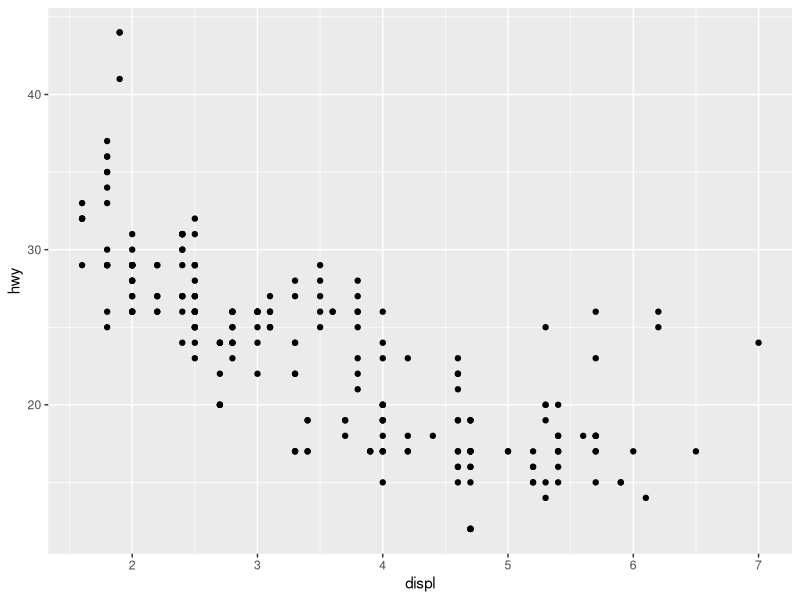
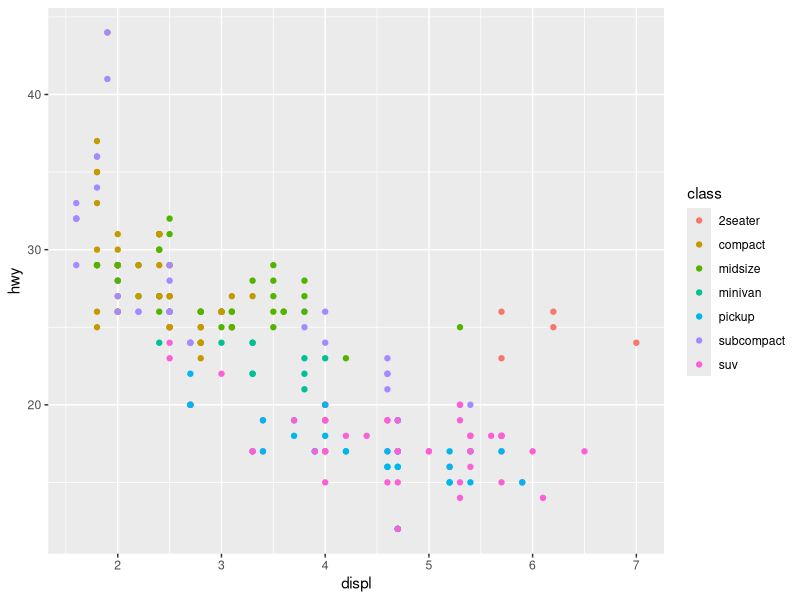
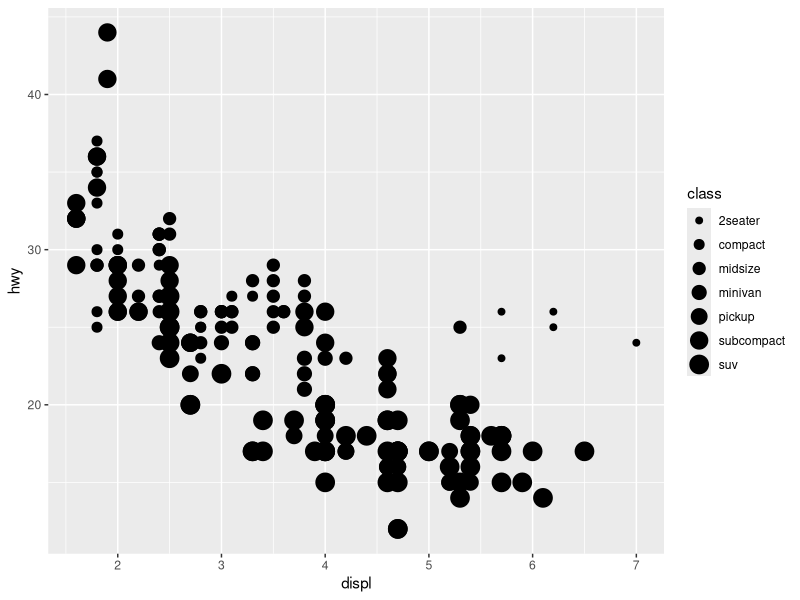
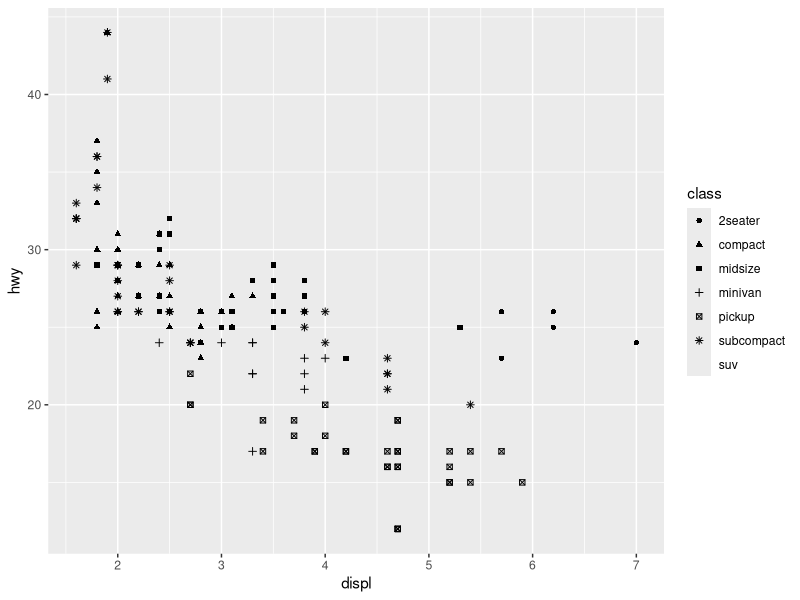
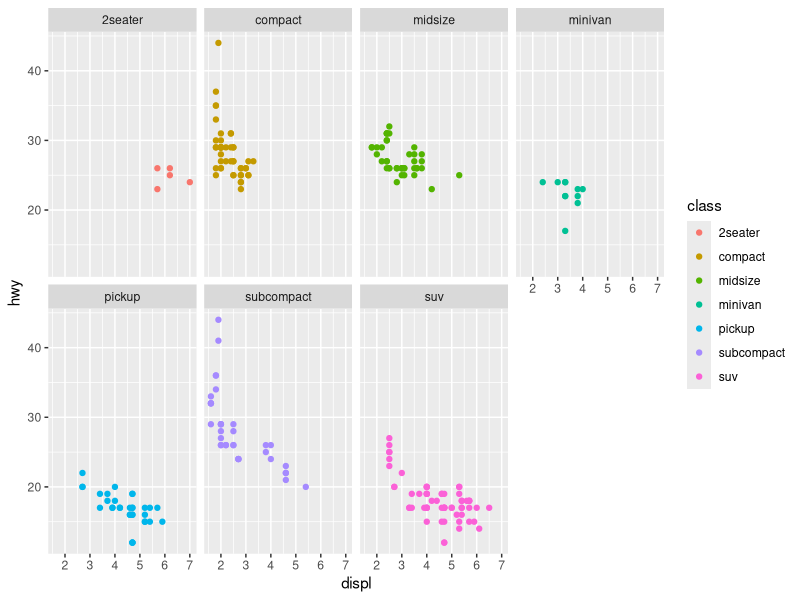
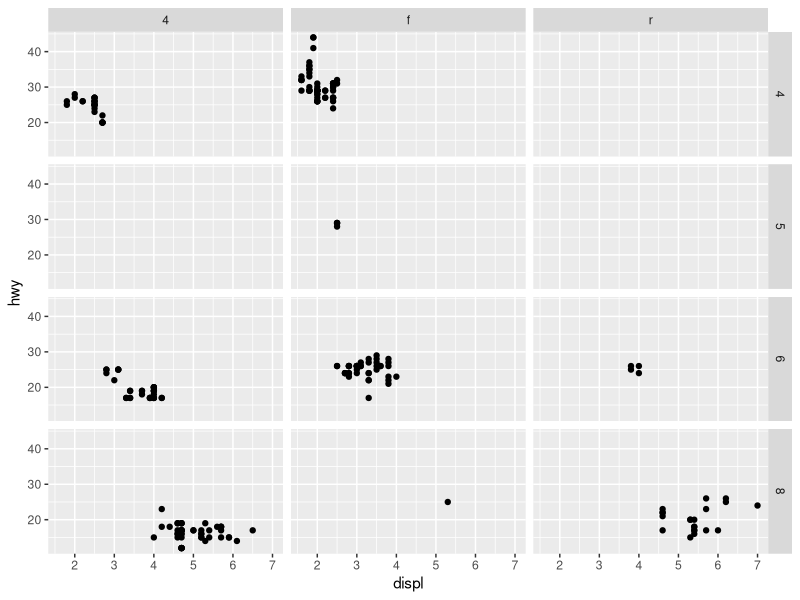
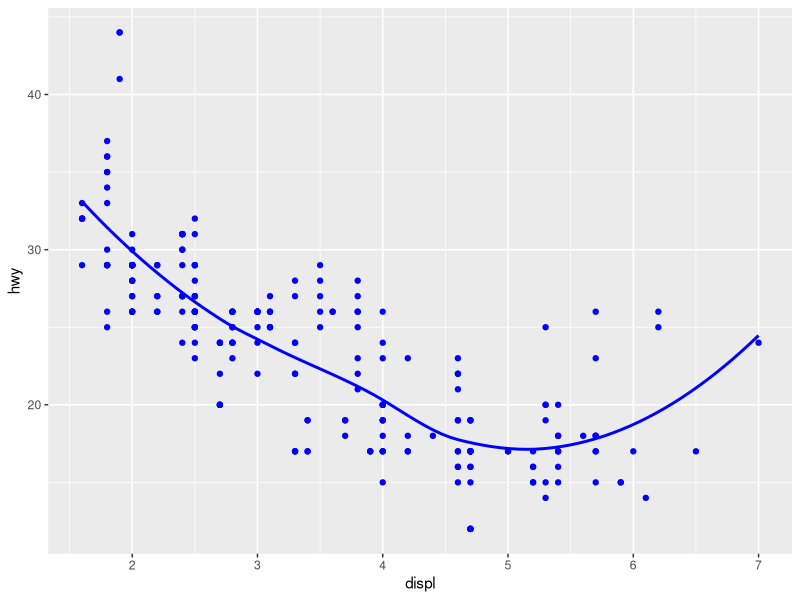
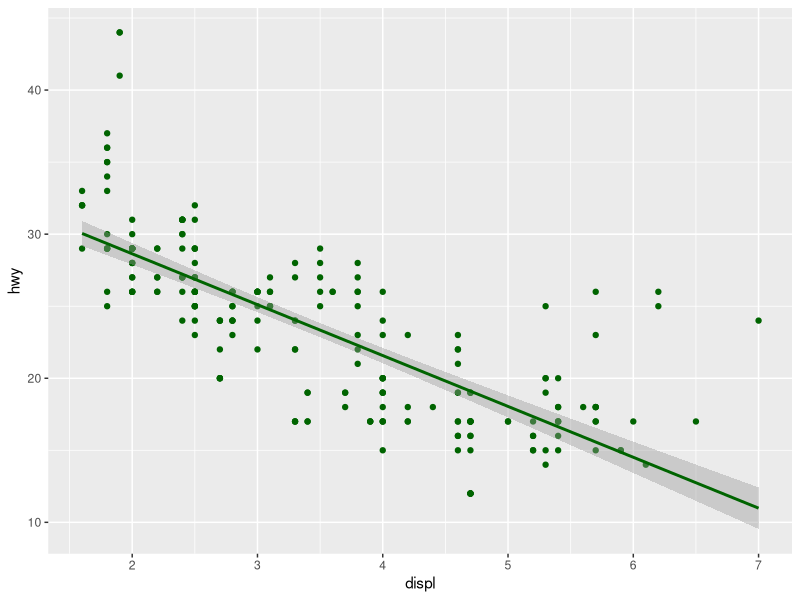

R code for these plots, in order:
## ---- chunk 1
# install package bila diperlukan
#install.packages("ggplot2")

# load package
library(ggplot2)
## ---- chunk 2
head(mpg)
summary(mpg)
## ---- chunk 3
ggplot(data = mpg) + 
  geom_point(mapping = aes(x = displ, y = hwy))
## ---- chunk 4
ggplot(data = mpg) + 
  geom_point(mapping = aes(x = displ, y = hwy, color = class))
## ---- chunk 5
ggplot(data = mpg) + 
  geom_point(mapping = aes(x = displ, y = hwy, size = class))
## ---- chunk 6
ggplot(data = mpg) + 
  geom_point(mapping = aes(x = displ, y = hwy, shape = class))
## ---- chunk 7
ggplot(data = mpg) + 
  geom_point(mapping = aes(x = displ, y = hwy, color = class)) +
  facet_wrap(~class, ncol = 4)
## ---- chunk 8
ggplot(data = mpg) + 
  geom_point(mapping = aes(x = displ, y = hwy)) +
  facet_grid(cyl ~ drv)
## ---- chunk 9

ggplot(data = mpg) + 
  geom_point(mapping = aes(x = displ, y = hwy), color = "blue") +
  geom_smooth(mapping = aes(x = displ, y = hwy), method = "loess", se=FALSE, color="blue" )

ggplot(data = mpg) + 
  geom_point(mapping = aes(x = displ, y = hwy), color = "darkgreen") +
  geom_smooth(mapping = aes(x = displ, y = hwy), method = "lm", se=TRUE, color="darkgreen" )

## ---- chunk 10
ggplot(data = mpg) + 
  geom_point(mapping = aes(x = displ, y = hwy), color = "steelblue") +
  geom_smooth(mapping = aes(x = displ, y = hwy, color = drv), method = "loess", se=TRUE) 
## ---- chunk 11
ggplot(data = mpg) + 
  geom_bar(mapping = aes(x=manufacturer, fill = class)) +
  coord_flip()
## ---- chunk 12
ggplot (mpg) +
  geom_point (aes (x = displ, y = hwy, color = class)) +
  geom_smooth (aes (x = displ, y = hwy), se = FALSE) +
  labs (
    title = "Fuel efficiency decreases according to engine size",
    subtitle = "Exceptions for two seaters (sports cars) because of their light weight",
    caption = "Data from fueleconomy.gov",
    x = "Engine displacement (L)",
    y = "Fuel efficiency in highway (mpg)",
    color = "Car type")
## ---- chunk 13
df <- data.frame(
  x = runif(50),
  y = runif(50)
)
ggplot(df) +
  geom_point(aes(x, y)) +
  labs(
    x = quote(sum(x[i] ^ 2, i == 1, n)),
    y = quote(alpha + beta + frac(delta, theta))
  )
